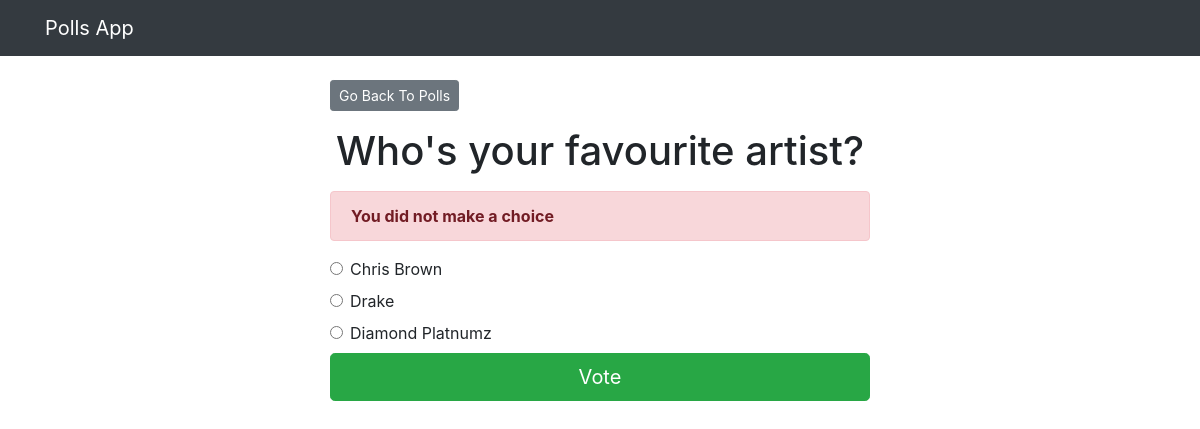
The page /polls/4/vote/ on the database its author committed.
### polls/models.py (models this page shows, shortened)
class Question(models.Model):
    question_text = models.CharField(max_length=200)
    pub_date = models.DateTimeField('date published')

class Choice(models.Model):
    question = models.ForeignKey(Question, on_delete=models.CASCADE)
    choice_text = models.CharField(max_length=200)
    votes = models.IntegerField(default=0)

### polls/views.py (the view, shortened to what this page needs)
# urls.py: path('<int:question_id>/vote/', views.vote, name='vote')
def vote(request, question_id):
    question = get_object_or_404(Question, pk=question_id)
    try:
        selected_choice = question.choice_set.get(pk=request.POST['choice'])
    except (KeyError, Choice.DoesNotExist):
        return render(request, 'polls/detail.html',{
            'question':question,
            'error_message':"You did not make a choice",
        })

### templates/polls/detail.html (shortened to what this page needs)
{% extends 'base.html' %}
{% block content %}
    <a class="btn btn-secondary btn-sm mb-3" href="{% url 'polls:index'%}">Go Back To Polls</a>
    <h1 class="text-center mb-3">{{ question.question_text }}</h1>
    {% if error_message %}
        <p class="alert alert-danger">
            <strong>{{ error_message }}</strong>
        </p>
    {% endif %}
    <form action="{% url 'polls:vote' question.id %}" method="post">
    {% for choice in question.choice_set.all %}
        <div class="form-check">
            <input type="radio"
                   name="choice"
                   class="form-check-input"
                   id="choice{{ forloop.counter }}"
                   value="{{ choice.id }}">
        <label for="choice{{ forloop.counter}}">{{ choice.choice_text }}</label>
        </div>
    {% endfor %}
    <input class ="btn btn-success btn-lg btn-block mt-t"type="submit" value="Vote" >
    </form>
{% endblock%}

### rows shown on the page
Question: question_text "Who's your favourite artist?"
Choice: choice_text "Chris Brown"
Choice: choice_text "Drake"
Choice: choice_text "Diamond Platnumz"

### other values the page prints
{{ error_message }} "You did not make a choice"
